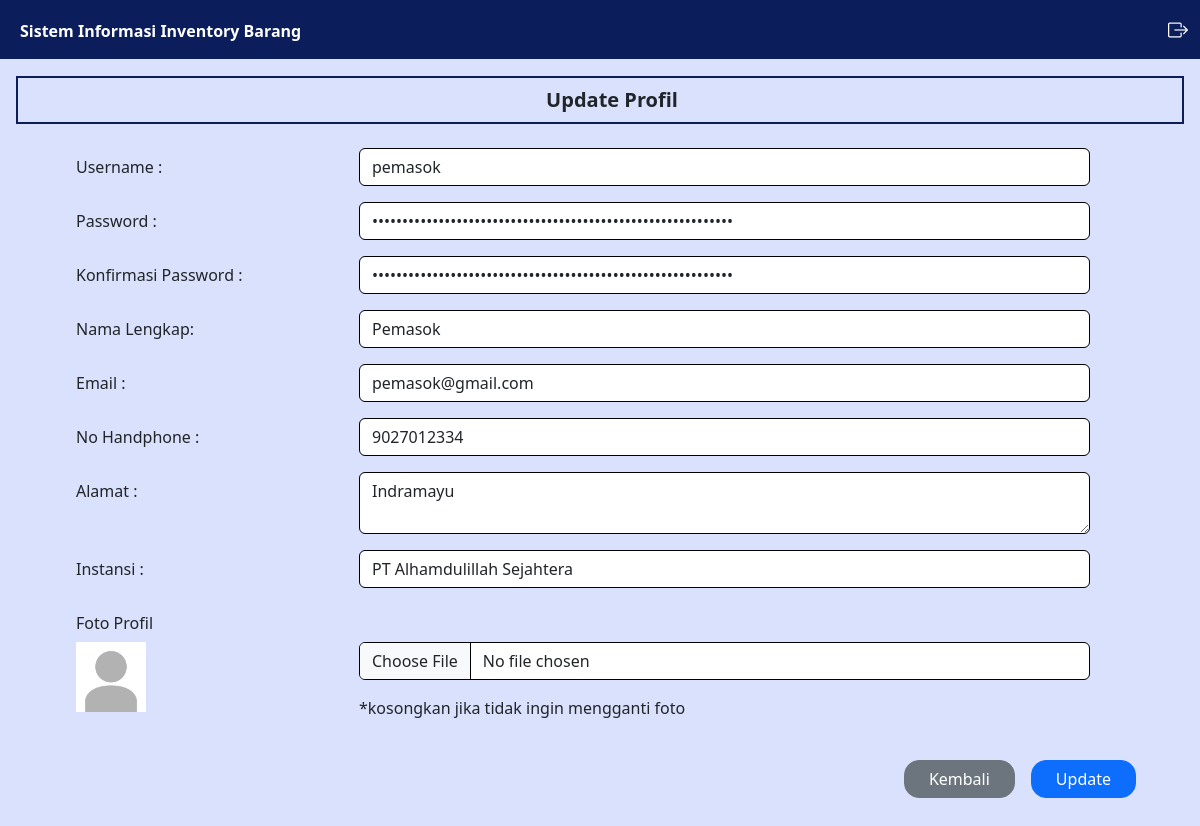
/pemasok/profil.php (signed in), run on the app's committed database.
### tables this page shows
CREATE TABLE `user` (
  `iduser` int(11) NOT NULL,
  `username` varchar(50) NOT NULL,
  `password` varchar(100) NOT NULL,
  `nama` varchar(50) NOT NULL,
  `email` varchar(50) NOT NULL,
  `telepon` varchar(50) NOT NULL,
  `alamat` text NOT NULL,
  `instansi` varchar(50) DEFAULT NULL,
  `level` varchar(10) NOT NULL,
  `foto` varchar(100) DEFAULT NULL
);

### controller/MainController.php (called while the page is built, shortened)
<?php
    $conn = mysqli_connect("localhost","root","","inventory");
    function query($query) {
        global $conn;
        $result = mysqli_query($conn, $query);
        $rows = [];
        while ($row = mysqli_fetch_assoc($result)) {
            $rows[] = $row;
        }
        return $rows;
    }
    function dekripsi($kata)
    {
        $string = base64_decode($kata);
        $key = substr($string, 0, 44);
        $enkripsi = substr($string, 44);
        $hasil = openssl_decrypt($enkripsi, 'AES-256-CBC', $key, 0, substr($key, 0, 16));
        return $hasil;
    }
    function cari_user() {
        $id = dekripsi($_COOKIE['SIIB']);
        $result = query("SELECT * FROM user WHERE iduser = '$id'");
        if(count($result) == 1) {
            $result = $result[0];
            return $result;
        } else {
            echo "<script>
                    document.location.href='../logout.php';
                  </script>";
            exit;
        }
    }
?>

### pemasok/profil.php (the view, shortened to what this page needs)
<?php
    require_once '../controller/UserController.php';
?>
<html lang="en">
<head>
    <link href="https://cdn.jsdelivr.net/npm/bootstrap@5.3.0/dist/css/bootstrap.min.css" rel="stylesheet"
>
    <link rel="stylesheet" href="https://cdn.jsdelivr.net/npm/bootstrap-icons@1.11.3/font/bootstrap-icons.min.css">
    <link rel="stylesheet" href="../style.css">
</head>
<body>
    <div class="content">
        <?php
        require_once('../navbar/navbar.php');
        ?>
        <div class="main-container m-0">
            <div class="d-flex">
                <div class="contents px-3 py-3">
                    <div class="box1">
                        <h5 class="text-dark text-center mb-0 ms-4 fw-bold">
                            Update Profil
                        </h5>
                    </div>
                    <form method="post" action="" enctype="multipart/form-data">
                        <div class="mb-3 mt-4 row ms-5">
                            <label for="username" class="col-sm-3 me-0 col-form-label">Username :</label>
                            <div class="col-sm-8">
                                <input type="text" class="form-control <?= isset($errors['username']) ? 'is-invalid' : ''; ?>" id="username" name="username" value="<?= isset($_POST['username']) ? $_POST['username'] : $user['username']; ?>">
                            </div>
                        </div>
                        <div class="mb-3 mt-3 row ms-5">
                            <label for="password" class="col-sm-3 me-0 col-form-label">Password :</label>
                            <div class="col-sm-8">
                                <input type="password" class="form-control <?= isset($errors['password']) ? 'is-invalid' : ''; ?>" id="password" name="password" value="<?= isset($_POST['password']) ? '' : $user['password']; ?>">
                            </div>
                        </div>
                        <div class="mb-3 mt-3 row ms-5">
                            <label for="password2" class="col-sm-3 me-0 col-form-label">Konfirmasi Password :</label>
                            <div class="col-sm-8">
                                <input type="password" class="form-control " id="password2" name="password2" value="<?= isset($_POST['password']) ? '' : $user['password']; ?>">
                            </div>
                        </div>
                        <div class="mb-3 mt-3 row ms-5">
                            <label for="nama" class="col-sm-3 me-0 col-form-label">Nama Lengkap:</label>
                            <div class="col-sm-8">
                                <input type="text" class="form-control <?= isset($errors['nama']) ? 'is-invalid' : ''; ?>" id="nama" name="nama" value="<?= isset($_POST['nama']) ? $_POST['nama'] : $user['nama']; ?>">
                            </div>
                        </div>
                        <div class="mb-3 mt-3 row ms-5">
                            <label for="email" class="col-sm-3 me-0 col-form-label">Email :</label>
                            <div class="col-sm-8">
                                <input type="email" class="form-control <?= isset($errors['email']) ? 'is-invalid' : ''; ?>" id="email" name="email" value="<?= isset($_POST['email']) ? $_POST['email'] : $user['email']; ?>">
                            </div>
                        </div>
                        <div class="mb-3 mt-3 row ms-5">
                            <label for="telepon" class="col-sm-3 me-0 col-form-label">No Handphone :</label>
                            <div class="col-sm-8">
                                <input type="text" class="form-control <?= isset($errors['telepon']) ? 'is-invalid' : ''; ?>" id="telepon" name="telepon" value="<?= isset($_POST['telepon']) ? $_POST['telepon'] : $user['telepon']; ?>">
                            </div>
                        </div>
                        <div class="mb-3 mt-3 row ms-5">
                            <label for="alamat" class="col-sm-3 me-0 col-form-label">Alamat :</label>
                            <div class="col-sm-8">
                                <textarea <?= isset($errors['alamat']) ? '' : 'style="border: 1px solid black;"'; ?> class="form-control <?= isset($errors['alamat']) ? 'is-invalid' : ''; ?>" id="alamat" name="alamat" rows="2"><?= isset($_POST['alamat']) ? $_POST['alamat'] : $user['alamat']; ?></textarea>
                            </div>
                        </div>
                        <div class="mb-3 mt-3 row ms-5">
                            <label for="instansi" class="col-sm-3 me-0 col-form-label">Instansi :</label>
                            <div class="col-sm-8">
                                <input type="text" class="form-control <?= isset($errors['instansi']) ? 'is-invalid' : ''; ?>" id="instansi" name="instansi" value="<?= isset($_POST['instansi']) ? $_POST['instansi'] : $user['instansi']; ?>">
                            </div>
                        </div>
                        <div class="mb-4 mt-2 row ms-5">
                            <label for="foto" class="col-form-label">Foto Profil</label>
                            <div class="col-sm-3">
                                <img src="../img/profil/<?= $user['foto']; ?>" class="img-preview" style="width: 70px;">
                            </div>
                            <div class="col-sm-8">
                                <div class="input-group mb-3">
                                    <input type="file" class="form-control <?= isset($errors['foto']) ? 'is-invalid' : ''; ?>" <?= isset($errors['foto']) ? '' : 'style="border: 1px solid black;"'; ?> id="foto" name="foto" onchange="previewImg()">
                                </div>
                                <label for="foto" class="foto">*kosongkan jika tidak ingin mengganti foto</label>
                            </div>
                        </div>
                        <div class="d-flex justify-content-end me-5">
                            <a class="btn btn-secondary mt-3 px-4 me-3" style="border-radius: 15px;"
                                href="index.php">Kembali</a>
                            <button type="submit" class="btn btn-primary mt-3 px-4"
                                style="border-radius: 15px;" name="submit">Update</button>
                        </div>
                    </form>
                </div>
            </div>
        </div>
    </div>
</body>
</html>

### style.css (style rules this page uses)
body { background: #d9e1fc; margin: 0; padding: 0; border: 0; }
.content { min-height: 100vh; width: 100%; }
.contents { width: 100%; margin-top: 60px; }
.box1 { border: #0b1d5b solid 2px; padding: 10px; }
.contents input { border-color: black; }

### data on the page
user: username "pemasok", nama "Pemasok", email "pemasok@gmail.com", telepon "9027012334", alamat "Indramayu", instansi "PT Alhamdulillah Sejahtera", foto (placeholder picture)
